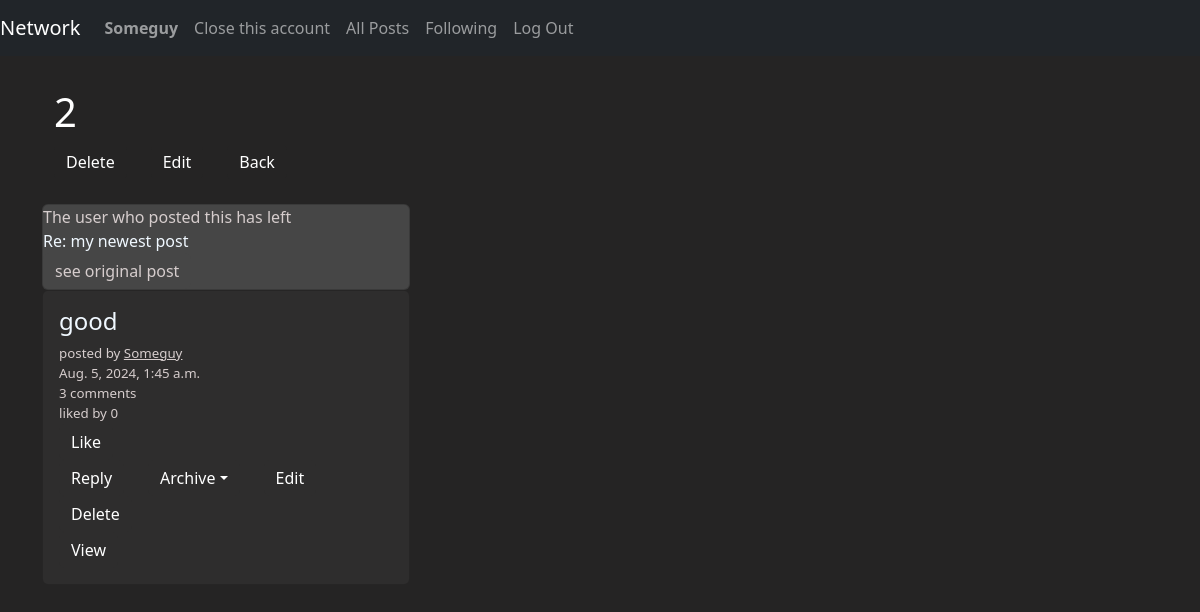
The page /archive_view/13 (signed in) on the database its author committed.
### network/models.py (models this page shows)
class User(AbstractUser):
    pass

class Profile(models.Model):
    owner = models.OneToOneField(User, on_delete=models.CASCADE, primary_key=True)
    alias = models.CharField(max_length=20)
    date_of_birth = models.DateField()
    self_intro = models.CharField(max_length=1000, null=True, blank=True)

class Archive(models.Model):
    name = models.CharField(max_length=30)
    owner = models.ForeignKey(User, on_delete=models.CASCADE, related_name="archive")
    time = models.DateTimeField(auto_now_add=True)
    private = models.BooleanField(default=False)
    class Meta:
        constraints = [
            UniqueConstraint(fields=["name", "owner"], name="unique_archive")
        ]

class Post(models.Model):
    poster = models.ForeignKey(User, null=True, on_delete=models.SET_NULL, related_name="poster")
    time = models.DateTimeField(auto_now_add=True)
    content = models.CharField(max_length=1000, default="")
    likes = models.IntegerField(default=0, validators=[MinValueValidator(0)])
    reply_to = models.ForeignKey("self", null=True, blank=True, on_delete=models.SET_NULL, related_name="reply")
    is_reply = models.BooleanField(default=False)
    class Meta:
        constraints = [
            UniqueConstraint(fields=["poster", "time", "content"], name="unique_post")
        ]

### network/views.py (the view)
# urls.py: path("archive_view/<int:archive_id>", views.archive_view, name="archive_view"),
@login_required
def archive_view(request, archive_id):
    try:
        archive = Archive.objects.get(pk=archive_id)
    except ObjectDoesNotExist:
        return JsonResponse({
            "error": "The Archive no longer exists."
        })
    archives = Archive.objects.filter(owner=request.user.id).order_by("-id")
    archiveds = Archived.objects.filter(archive=archive).order_by("-id")
    posts = []
    for archived in archiveds:
        archived.post.comments_count = Comment.objects.filter(post=archived.post.id).count()
        try:
            archived_locations = archived.archive.filter(owner=request.user.id)
        except EmptyResultSet:
            archived_locations = []
        archived.post.archived_locations = archived_locations
        posts.append(archived.post)
    posts_per_page = paginate(posts, request, module="post")
    form = ArchiveForm(initial={
        "name": archive.name,
        "private": archive.private
    })
    return render(request, "network/archive.html", {
        "posts_per_page": posts_per_page,
        "archive": archive,
        "form": form,
        "archives": archives
    })

### network/templates/network/archive.html (shortened to what this page needs)
{% extends "network/layout.html" %}
{% block body %}
<div class="container-fluid">
<h1 style="color: white;">{{ archive.name }}</h1>
<div class="row ">
    {% if archive.owner.id == user.id %}
    <div class="col-auto">
        <button class="delete-button btn btn-dark" style="background-color: rgb(37, 36, 36); border-style: hidden;" data-id="{{ archive.id }}" data-module="archive" data-status="{{ user.id }}" onclick="archive_item()">Delete</button>
    </div>
    <div class="col-auto">
        <button id="archive_form-button" class="btn btn-dark" style="background-color: rgb(37, 36, 36); border-style: hidden;" type="button" data-bs-toggle="collapse" data-bs-target="#archive_form" aria-expanded="false" aria-controls="archive_form">Edit</button>
    </div>
    {% endif %}
    <div class="col-auto">
        <a class="btn btn-dark" role="button" style="background-color: rgb(37, 36, 36); border-style: hidden;" href="{% url 'profile' user_id=archive.owner.id %}">Back</a>
    </div>
</div>
</div>
{% include "network/postsview.html" %}
{% endblock %}

### network/templates/network/layout.html (shortened to what this page needs)
{% load static %}
<!DOCTYPE html>
<html lang="en">
    <head>
        <link href="https://cdn.jsdelivr.net/npm/bootstrap@5.3.3/dist/css/bootstrap.min.css" rel="stylesheet">
        <link href="{% static 'network/styles.css' %}" rel="stylesheet">
    </head>
    <body style="background-color: rgb(37, 36, 36);">
        <nav class="navbar navbar-expand-sm navbar-dark bg-dark">
            <a class="navbar-brand" href="{% url 'index' %}">Network</a>
            <div>
              <ul class="navbar-nav mr-auto">
                {% if user.is_authenticated %}
                {% if user %}
                    <li class="nav-item">
                        {% if user.profile.alias %}
                        <a class="btn btn-dark nav-link" href="{% url 'profile' user_id=user.id %}"><strong>{{ user.profile.alias }}</strong></a>
                        {% else %}
                        <a class="btn btn-dark nav-link" href="{% url 'profile' user_id=user.id %}"><strong>{{ user.username }}</strong></a>
                        {% endif %}
                    </li>
                    <li class="nav-item">
                        <a  class="btn btn-dark nav-link delete-button" href="#" data-id="{{ user.id }}" data-module="user">Close this account</a>
                    </li>
                {% endif %}
                {% endif %}
                <li class="nav-item">
                  <a class="btn btn-dark nav-link" href="{% url 'index' %}">All Posts</a>
                </li>
                {% if user.is_authenticated %}
                    {% url "index" as the_url %}
                    <li class="nav-item">
                        <a class="btn btn-dark nav-link" href="{% url 'following' %}">Following</a>
                    </li>
                    <li class="nav-item">
                        <a class="btn btn-dark nav-link" href="{% url 'logout' %}">Log Out</a>
                    </li>
                {% endif %}
              </ul>
            </div>
          </nav>
        <div class="body container-fluid container-md d-grid gap-3" style="margin-top: 2rem;">
            {% block body %}
            {% endblock %}
        </div>
    </body>
</html>

### network/templates/network/postsview.html (shortened to what this page needs)
{% for post in posts_per_page %}
<div id="post_view_{{ post.id }}" class="my-2">
    {% if post.is_reply %}
    <div class="card" style="max-width: 23rem; background-color: rgb(70, 70, 70);">
        {% if post.reply_to %}
        {% if post.reply_to.poster %}
        {% if post.reply_to.poster.profile.alias %}
        <div><a class="btn btn-dark" style="color: rgb(214, 205, 205); background-color: rgb(70, 70, 70); border-style: hidden;" href="{% url 'profile' user_id=post.reply_to.poster.id %}">@ {{ post.reply_to.poster.profile.alias }}</a></div>
        {% else %}
        <div><a class="btn btn-dark" style="color: rgb(214, 205, 205); background-color: rgb(70, 70, 70); border-style: hidden;" href="{% url 'profile' user_id=post.reply_to.poster.id %}">@ {{ post.reply_to.poster }}</a></div>
        {% endif %}
        {% else %}
        <div style="color: rgb(214, 205, 205)">The user who posted this has left</div>
        {% endif %}
        <div style="color: aliceblue;">Re: {{ post.reply_to.content }}</div>
        <div><a class="btn btn-dark" style="color: rgb(214, 205, 205); background-color: rgb(70, 70, 70); border-style: hidden;" href="{% url 'comment' post_id=post.reply_to.id %}">see original post</a></div>
        {% else %}
        <div style="color: rgb(214, 205, 205);">"The post replied to is deleted."</div>
        {% endif %}
    </div>
    {% endif %}
    <div class="card form-group" style="max-width: 23rem; background-color: rgb(46, 45, 45);">
        <div class="card-body" style="color: rgb(214, 205, 205);">
            <h4 class="card-title" id="content_{{ post.id }}" style="color: aliceblue;">{{ post.content }}</h4>
            {% if post.poster %}
            {% if post.poster.profile.alias %}
            <div style="font-size: smaller;">posted by <a class="card-link" href="{% url 'profile' user_id=post.poster.id %}" style="color: rgb(214, 205, 205);">{{ post.poster.profile.alias }}</a></div>
            {% else %}
            <div style="font-size: smaller;">posted by <a class="card-link" href="{% url 'profile' user_id=post.poster.id %}" style="color: rgb(214, 205, 205);">{{ post.poster }}</a></div>
            {% endif %}
            {% else %}
            <div style="font-size: smaller; color: rgb(214, 205, 205)">The User who posted this has left</div>
            {% endif %}
            <div style="font-size: smaller;">{{ post.time }}</div>
            <div style="font-size: smaller;">{{ post.comments_count }} comments</div>
            <div style="font-size: smaller;" id="likes_{{ post.id }}">liked by {{ post.likes }}</div>
            {% if user.is_authenticated %}
            {% if post in liked_posts %}
            <div>
                <button class="like-button btn btn-dark" style="background-color: rgb(46, 45, 45); border-style: hidden;" data-id="{{ post.id }}" data-module="post">Unlike</button>
            </div>
            {% else %}
            <div>
                <button class="like-button btn btn-dark" style="background-color: rgb(46, 45, 45); border-style: hidden;" data-id="{{ post.id }}" data-module="post">Like</button>
            </div>
            {% endif %}
            <div class="row">
                <div class="col-auto">
                    <button class="reply-button btn btn-dark" style="background-color: rgb(46, 45, 45); border-style: hidden;" id="reply_button_{{ post.id }}" data-id="{{ post.id }}" data-content="{{ post.content }}" data-module="post">Reply</button>
                </div>
                <div class="col-auto">
                    <button class="static-archive-button btn btn-dark dropdown-toggle" type="button" style="background-color: rgb(46, 45, 45); border-style: hidden;" id="static_archive_button_{{ post.id }}" data-bs-toggle="dropdown" aria-expanded="false">Archive</button>
                </div>
            {% if user == post.poster %}
                <div class="col-auto">
                    <button class="edit-button btn btn-dark" style="background-color: rgb(46, 45, 45); border-style: hidden;" id="edit_button_{{ post.id }}" data-id="{{ post.id }}" data-module="post">Edit</button>
                </div>
                <div class="col-auto">
                    <button class="delete-button btn btn-dark" style="background-color: rgb(46, 45, 45); border-style: hidden;" data-id="{{ post.id }}" data-module="post" data-status="true">Delete</button>
                </div>
            </div>
            {% endif %}
        {% endif %}
            <div class="row">
                <form action="{% url 'comment' post_id=post.id %}">
                    <button class="btn btn-dark" style="background-color: rgb(46, 45, 45); border-style: hidden;" type="submit">View</button>
                </form>
            </div>
        </div>
    </div>
</div>
{% endfor %}

### rows shown on the page
User: profile.alias "Someguy"
Archive: name "2"
Post: shows "The user who posted this has left", reply_to.content "my newest post", content "good", poster.profile.alias "Someguy", time "Aug. 5, 2024, 1:45 a.m.", comments_count "3", likes "0"
